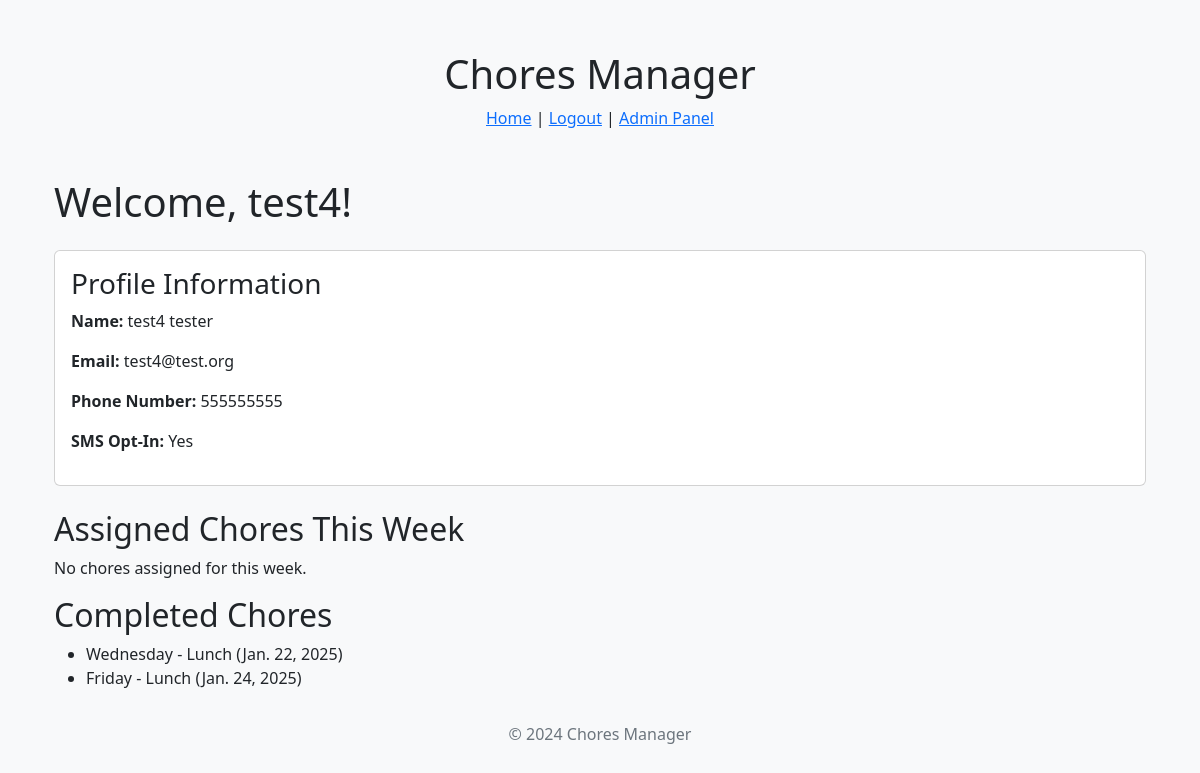
The page / (signed in) on the database as committed earlier.
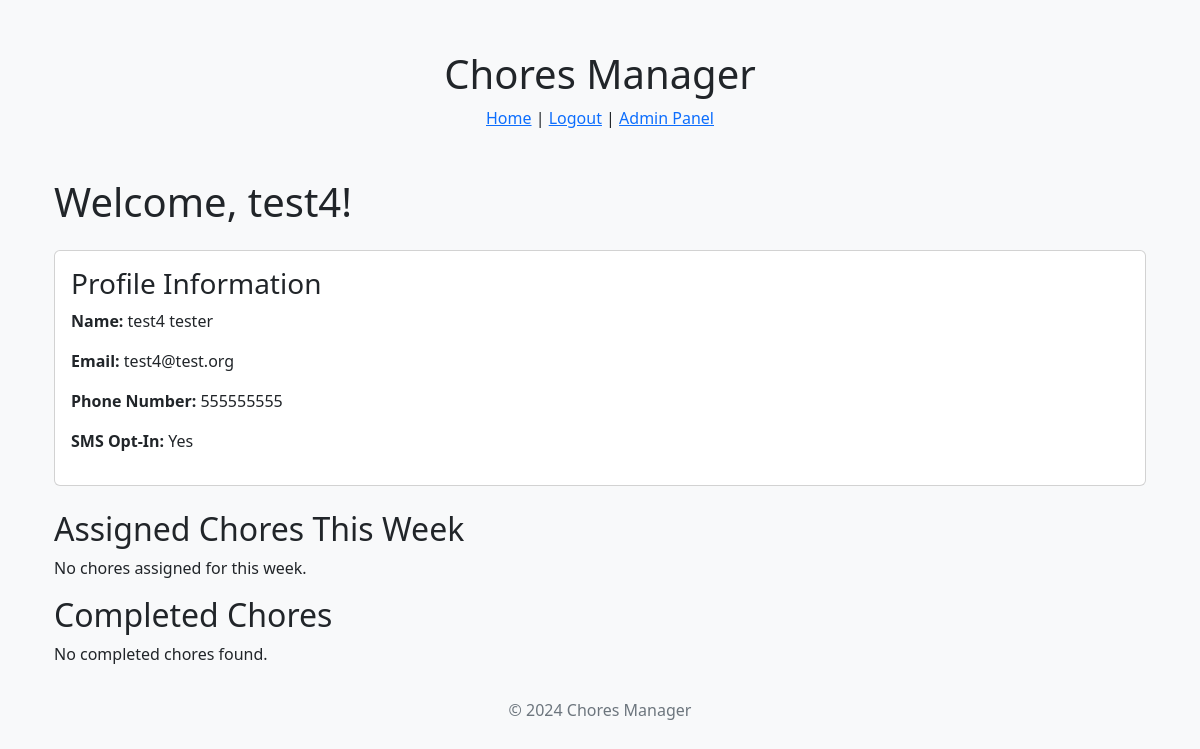
The same page on the database as committed later.
### chores_manager/models.py (models this page shows, shortened)
class Profile(models.Model):
    user = models.OneToOneField(User, on_delete=models.CASCADE, related_name="profile")
    phone_number = models.CharField(max_length=15, blank=True, null=True)
    opt_in_sms = models.BooleanField(default=False)

class Chore(models.Model):
    WEEKDAY_CHOICES = [
        ('Monday', 'Monday'),
        ('Tuesday', 'Tuesday'),
        ('Wednesday', 'Wednesday'),
        ('Thursday', 'Thursday'),
        ('Friday', 'Friday'),
        ('Saturday', 'Saturday'),
        ('Sunday', 'Sunday'),
    ]
    MEAL_CHOICES = [
        ('Breakfast', 'Breakfast'),
        ('Lunch', 'Lunch'),
        ('Dinner', 'Dinner'),
    ]
    day_of_week = models.CharField(max_length=10, choices=WEEKDAY_CHOICES)
    meal_time = models.CharField(max_length=10, choices=MEAL_CHOICES)
    completed = models.BooleanField(default=False)
    date = models.DateField(null=True, blank=True)
    user = models.ForeignKey(
        'auth.User',
        on_delete=models.SET_NULL,
        null=True,
        blank=True
    )
    def __str__(self):
        return f"{self.day_of_week} - {self.meal_time} ({self.date})"

### chores_manager/views.py (the view)
# urls.py: path("", views.home, name="home"),
@login_required
def home(request):
    user = request.user
    print(request.user)
    today = date.today()
    start_of_week = today - timedelta(days=today.weekday())  # Monday of this week
    end_of_week = start_of_week + timedelta(days=6)  # Sunday of this week
    assigned_chores = Chore.objects.filter(
        date__range=(start_of_week, end_of_week),
        completed=False,
        user=user
    )
    print("assigned chores: ", assigned_chores)
    completed_chores = Chore.objects.filter(
        completed=True,
        user=user
    )
    print("completed chores: ", completed_chores)
    is_staff = user.is_staff
    context = {
        'assigned_chores': assigned_chores,  # Chores assigned for this week
        'completed_chores': completed_chores,  # Chores completed ever
        'is_staff': is_staff,  # Whether the user is staff
    }
    return render(request, 'home.html', context)

### chores_manager/templates/home.html
{% extends 'base.html' %}
{% block content %}
<div class="container mt-4">
    <h1>Welcome, {{ request.user.first_name }}!</h1>
    <div class="card my-4">
        <div class="card-body">
            <h3 class="card-title">Profile Information</h3>
            <div>
                <p><strong>Name:</strong> {{ request.user.first_name }} {{ request.user.last_name }}</p>
                <p><strong>Email:</strong> {{ request.user.email }}</p>
                <p><strong>Phone Number:</strong> {{ request.user.profile.phone_number }}</p>
                <p><strong>SMS Opt-In:</strong> {{ request.user.profile.opt_in_sms|yesno:"Yes,No" }}</p>
            </div>
        </div>
    </div>
    <h2>Assigned Chores This Week</h2>
    {% if assigned_chores %}
        <ul>
            {% for chore in assigned_chores %}
                <li>{{ chore.day_of_week }} - {{ chore.meal_time }} ({{ chore.date }})</li>
            {% endfor %}
        </ul>
    {% else %}
        <p>No chores assigned for this week.</p>
    {% endif %}
    <h2>Completed Chores</h2>
    {% if completed_chores %}
        <ul>
            {% for chore in completed_chores %}
                <li>{{ chore.day_of_week }} - {{ chore.meal_time }} ({{ chore.date }})</li>
            {% endfor %}
        </ul>
    {% else %}
        <p>No completed chores found.</p>
    {% endif %}
</div>
{% endblock %}

### chores_manager/templates/base.html (shortened to what this page needs)
{% load static %}
<!DOCTYPE html>
<html lang="en">
<head>
    <link href="https://cdn.jsdelivr.net/npm/bootstrap@5.3.1/dist/css/bootstrap.min.css" rel="stylesheet">
</head>
<body>
    <header>
        <h1>Chores Manager</h1>
        {% if user.is_authenticated %}
            <a href="{% url 'home' %}">Home</a>
            | <a href="{% url 'logout' %}">Logout</a>
        {% endif %}
        {% if request.user.is_staff %}
            | <a href="{% url 'admin_panel' %}">Admin Panel</a>
        {% endif %}
    </header>
    <main class="container mt-5">
        {% block content %}{% endblock %}
    </main>
    <footer class="mt-auto py-3">
        <p>&copy; 2024 Chores Manager</p>
    </footer>
</body>
</html>

### chores_manager/templates/base.html (style rules this page uses)
body { background-color: #f8f9fa; }
header { text-align: center; margin-top: 50px; }
footer { text-align: center; margin-top: 20px; color: #6c757d; }

Rows that differ between the two databases and show on the page:
removed Chore: day_of_week "Wednesday", meal_time "Lunch", date "Jan. 22, 2025"
removed Chore: day_of_week "Friday", meal_time "Lunch", date "Jan. 24, 2025"
Other text that changed with them:
text now shown: "No completed chores found."
